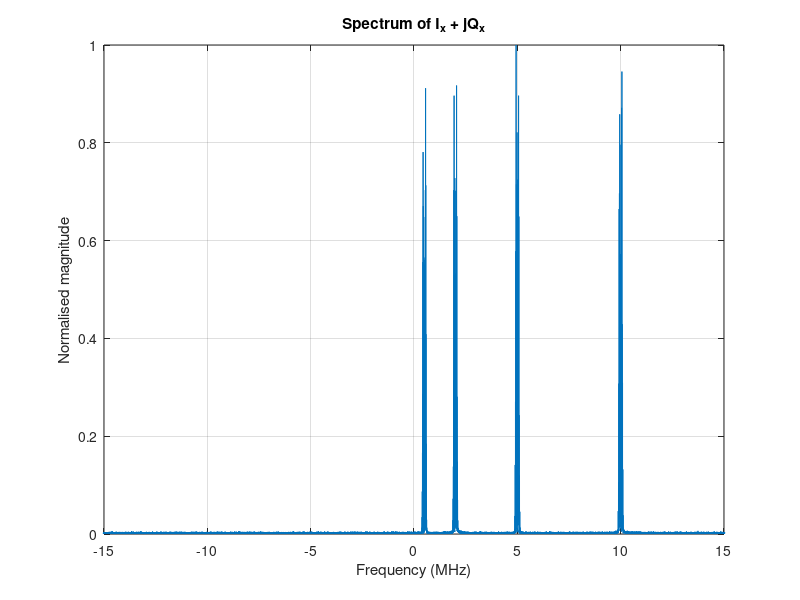
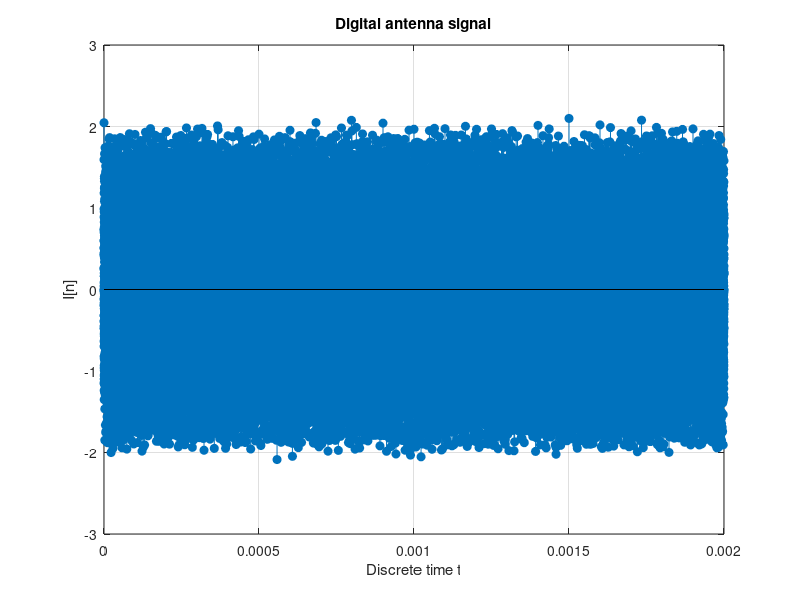
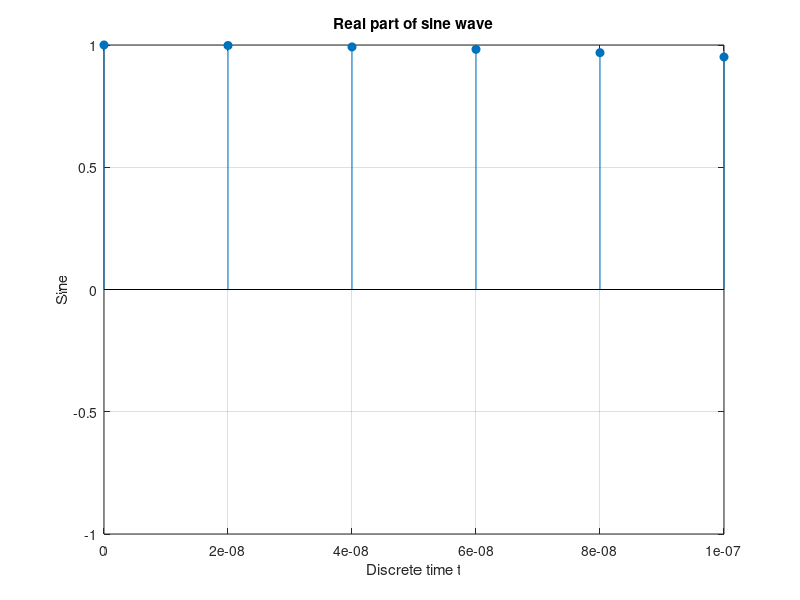
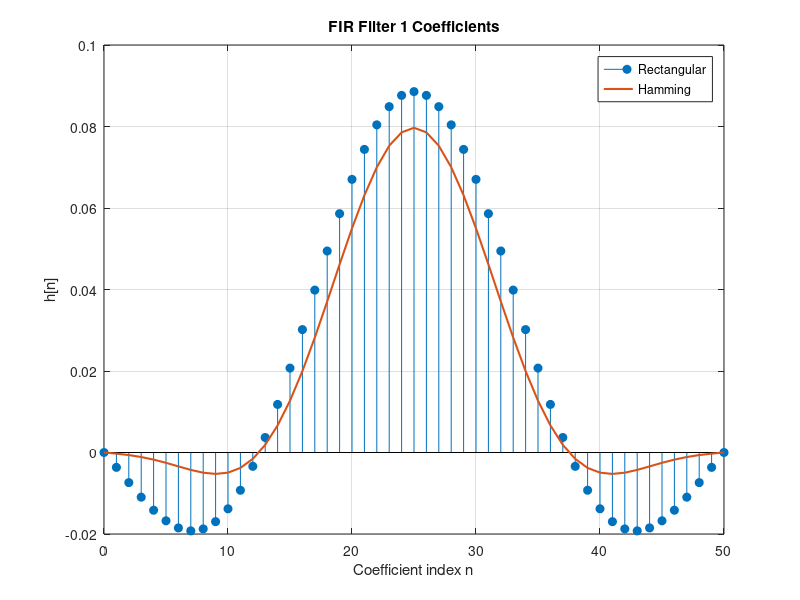

Source code (MATLAB) for these figures, in order:
clear;
clc;
close all;


fs = 50e6;                
T  = 2e-3;                 % Simulation duration
t  = 0:1/fs:T-1/fs;
f_LO = 97.75e6;

%% FM parameters

fc1 = 107.75e6;  % 10 MHz
fc2 = 98.25e6;   % 500 kHz
fc3 = 99.75e6;
fc4 = 102.75e6;

fm1 = 15000;
fm2 = 10000;
fm3 = 12000;
fm4 = 15000;

kf = 75000;                % Frequency sensitivity

m1 = cos(2*pi*fm1*t);      % First message signal
m2 = cos(2*pi*fm2*t);      % Second message signal
m3 = cos(2*pi*fm3*t);      % Third message signal
m4 = cos(2*pi*fm4*t);      % Fourth message signal


%% Numerical integral of message signal

messageIntegral1 = cumtrapz(t, m1);
messageIntegral2 = cumtrapz(t, m2);
messageIntegral3 = cumtrapz(t, m3);
messageIntegral4 = cumtrapz(t, m4);


%% FM signal

phase1 = 2*pi*fc1*t + 2*pi*kf*messageIntegral1;
phase2 = 2*pi*fc2*t + 2*pi*kf*messageIntegral2;
phase3 = 2*pi*fc3*t + 2*pi*kf*messageIntegral3;
phase4 = 2*pi*fc4*t + 2*pi*kf*messageIntegral4;


x = cos(phase1) + cos(phase2) + cos(phase3) + cos(phase4);

I_x = 0.5*cos(phase1-2*pi*f_LO*t) ...
    + 0.5*cos(phase2-2*pi*f_LO*t) ...
    + 0.5*cos(phase3-2*pi*f_LO*t) ...
    + 0.5*cos(phase4-2*pi*f_LO*t);

Q_x = 0.5*sin(phase1-2*pi*f_LO*t) ...
    + 0.5*sin(phase2-2*pi*f_LO*t) ...
    + 0.5*sin(phase3-2*pi*f_LO*t) ...
    + 0.5*sin(phase4-2*pi*f_LO*t);


%% Add white Gaussian noise to I and Q

SNR_dB = 20;

% Power of the complex IQ signal
IQ_clean = I_x + 1j*Q_x;
signal_power = mean(abs(IQ_clean).^2);

% Required total noise power
noise_power = signal_power / (10^(SNR_dB/10));

% Half the noise power goes into I and half into Q
noise_std = sqrt(noise_power/2);

I_noise = noise_std * randn(size(I_x));
Q_noise = noise_std * randn(size(Q_x));

% Noisy I/Q signals
I_x_noisy = I_x + I_noise;
Q_x_noisy = Q_x + Q_noise;


%% Combine noisy I and Q

IQ = I_x_noisy + 1j*Q_x_noisy;


%% FFT of IQ signal

Nfft = 65536;

IQ_fft = fftshift(fft(IQ, Nfft));

% Frequency axis
f = (-Nfft/2:Nfft/2-1)*(fs/Nfft);

% Magnitude spectrum
IQ_mag = abs(IQ_fft);
IQ_mag = IQ_mag / max(IQ_mag);


%% Plot IQ spectrum

figure;
plot(f/1e6, IQ_mag);
xlabel('Frequency (MHz)');
ylabel('Normalised magnitude');
title('Spectrum of I_x + jQ_x');
grid on;
xlim([-15 15]);


figure;
stem(t, I_x_noisy, "filled");
xlabel("Discrete time t");
ylabel("I[n]");
title("Digital antenna signal");
grid on;


%% Complex mixer

expfunc = exp(-1j*2*pi*(fc2-f_LO)*t);

y = IQ .* expfunc;


figure;
stem(t, real(expfunc), "filled");
xlabel("Discrete time t");
ylabel("Sine");
title("Real part of sine wave");
grid on;
xlim([0 1e-7]);


%% FIR low-pass filter 1
% Anti-aliasing filter before decimation

B = 2e6;                 % Cutoff frequency
M = 50;                 % Filter order
n = 0:M;                 % Coefficient indices

u = (2*B/fs) .* (n - M/2);

% Normalised sinc
sinc_u = ones(size(u));
nonzero = (u ~= 0);

sinc_u(nonzero) = ...
    sin(pi*u(nonzero)) ./ (pi*u(nonzero));

% Ideal low-pass impulse response
idealfilter = (2*B/fs) .* sinc_u;


%% Rectangular window

w_rect = ones(1, M+1);

h_rect = idealfilter .* w_rect;

% Normalise to unity DC gain
h_rect = h_rect / sum(h_rect);


%% Hamming window

w_hamming = 0.54 - 0.46*cos(2*pi*n/M);

h_hamming = idealfilter .* w_hamming;

% Normalise to unity DC gain
h_hamming = h_hamming / sum(h_hamming);


%% Compare FIR 1 coefficients

figure;

stem(n, h_rect, "filled");
hold on;

plot(n, h_hamming, "LineWidth", 1.5);

xlabel("Coefficient index n");
ylabel("h[n]");

title("FIR Filter 1 Coefficients");

legend("Rectangular", "Hamming");

grid on;


%% Compare frequency response of FIR filter 1

Nfft = 16384;

H_rect = fftshift(fft(h_rect, Nfft));
H_hamming = fftshift(fft(h_hamming, Nfft));

f = (-Nfft/2:Nfft/2-1) * (fs/Nfft);

Hmag_rect = abs(H_rect);
Hmag_rect = Hmag_rect / max(Hmag_rect);

Hmag_hamming = abs(H_hamming);
Hmag_hamming = Hmag_hamming / max(Hmag_hamming);


figure;

plot(f/1e3, Hmag_rect);
hold on;

plot(f/1e3, Hmag_hamming);

xlabel("Frequency (kHz)");
ylabel("|H(f)|");

title("FIR Filter 1: Rectangular vs Hamming");

legend("Rectangular", "Hamming");

grid on;

xlim([-5000 5000]);


%% Compare FIR 1 frequency response in dB

figure;

plot(f/1e3, 20*log10(Hmag_rect + 1e-12));
hold on;

plot(f/1e3, 20*log10(Hmag_hamming + 1e-12));

xlabel("Frequency (kHz)");
ylabel("Magnitude (dB)");

title("FIR Filter 1: Rectangular vs Hamming");

legend("Rectangular", "Hamming");

grid on;

xlim([-5000 5000]);
ylim([-100 5]);


%% Spectrum of signal after mixer

Nfft = 16384;

Y = fftshift(fft(y, Nfft));

f = (-Nfft/2:Nfft/2-1) * (fs/Nfft);

ymag = abs(Y);
ymag = ymag / max(ymag);

figure;

plot(f/1e3, ymag);

xlabel("Frequency (kHz)");
ylabel("|Y(f)|");

title("Frequency response of signal after mixer");

grid on;

xlim([-500 500]);


%% Message signal spectrum

Nfft = 16384;

MessageFFT = fftshift(fft(m1, Nfft));

f = (-Nfft/2:Nfft/2-1) * (fs/Nfft);

mmag = abs(MessageFFT);
mmag = mmag / max(mmag);

figure;

plot(f/1e3, mmag);

xlabel("Frequency (kHz)");
ylabel("|M(f)|");

title("Frequency response of message 1 signal");

grid on;

xlim([-500 500]);


%% Antenna signal spectrum

Nfft = 16384;

X = fftshift(fft(x, Nfft));

f = (-Nfft/2:Nfft/2-1) * (fs/Nfft);

xmag = abs(X);
xmag = xmag / max(xmag);

figure;

plot(f/1e6, xmag);

xlabel("Frequency (MHz)");
ylabel("|X(f)|");

title("Frequency response of antenna signal");

grid on;

xlim([-10 10]);


%% Filter mixed signal with both FIR filters

z_rect = conv(y, h_rect, 'same');

z_hamming = conv(y, h_hamming, 'same');


%% Decimate from 50 MS/s -> 5 MS/s

D = fs / 5e6;

z_rect_dec = z_rect(1:D:end);

z_hamming_dec = z_hamming(1:D:end);

fs_dec = fs/D;


%% Second FIR LPF: +/-100 kHz

B2 = 1e5;
M2 = 50;

n2 = 0:M2;

u1 = (2*B2/fs_dec) .* (n2 - M2/2);

sinc_u1 = ones(size(u1));

nonzero = (u1 ~= 0);

sinc_u1(nonzero) = ...
    sin(pi*u1(nonzero)) ./ (pi*u1(nonzero));

idealfilter1 = (2*B2/fs_dec) .* sinc_u1;


%% Rectangular window FIR 2

w1_rect = ones(1, M2+1);

h1_rect = idealfilter1 .* w1_rect;

h1_rect = h1_rect / sum(h1_rect);


%% Hamming window FIR 2

w1_hamming = 0.54 - 0.46*cos(2*pi*n2/M2);

h1_hamming = idealfilter1 .* w1_hamming;

h1_hamming = h1_hamming / sum(h1_hamming);


%% Compare frequency response of FIR filter 2

Nfft = 16384;

H1_rect = fftshift(fft(h1_rect, Nfft));

H1_hamming = fftshift(fft(h1_hamming, Nfft));

f = (-Nfft/2:Nfft/2-1) * (fs_dec/Nfft);


Hmag1_rect = abs(H1_rect);
Hmag1_rect = Hmag1_rect / max(Hmag1_rect);


Hmag1_hamming = abs(H1_hamming);
Hmag1_hamming = Hmag1_hamming / max(Hmag1_hamming);


figure;

plot(f/1e3, Hmag1_rect);
hold on;

plot(f/1e3, Hmag1_hamming);

xlabel("Frequency (kHz)");
ylabel("|H(f)|");

title("FIR Filter 2: Rectangular vs Hamming");

legend("Rectangular", "Hamming");

grid on;

xlim([-500 500]);


%% Compare FIR filter 2 in dB

figure;

plot(f/1e3, 20*log10(Hmag1_rect + 1e-12));
hold on;

plot(f/1e3, 20*log10(Hmag1_hamming + 1e-12));

xlabel("Frequency (kHz)");
ylabel("Magnitude (dB)");

title("FIR Filter 2: Rectangular vs Hamming");

legend("Rectangular", "Hamming");

grid on;

xlim([-500 500]);
ylim([-100 5]);


%% Apply second FIR

r_rect = conv(z_rect_dec, h1_rect, 'same');

r_hamming = conv(z_hamming_dec, h1_hamming, 'same');


%% FM demodulation: rectangular

phaseDifference_rect = angle( ...
    r_rect(2:end) .* conj(r_rect(1:end-1)) );

m_demod_rect = ...
    (fs_dec/(2*pi*kf)) .* phaseDifference_rect;


%% FM demodulation: Hamming

phaseDifference_hamming = angle( ...
    r_hamming(2:end) .* conj(r_hamming(1:end-1)) );

m_demod_hamming = ...
    (fs_dec/(2*pi*kf)) .* phaseDifference_hamming;


%% New time axis after decimation

t_dec = (0:length(r_rect)-1)/fs_dec;

t_demod = t_dec(2:end);


%% Original message at same sampling instants

m2_reference = cos(2*pi*fm2*t_demod);


%% Compare rectangular demodulation

figure;

plot(t_demod*1e3, m_demod_rect);
hold on;

plot(t_demod*1e3, m2_reference, '--');

xlabel("Time (ms)");
ylabel("Amplitude");

title("Rectangular Window: Original and Demodulated Message");

legend("Demodulated", "Original");

grid on;

xlim([0 0.5]);


%% Compare Hamming demodulation

figure;

plot(t_demod*1e3, m_demod_hamming);
hold on;

plot(t_demod*1e3, m2_reference, '--');

xlabel("Time (ms)");
ylabel("Amplitude");

title("Hamming Window: Original and Demodulated Message");

legend("Demodulated", "Original");

grid on;

xlim([0 0.5]);


%% Direct comparison of demodulated signals

figure;

plot(t_demod*1e3, m_demod_rect);
hold on;

plot(t_demod*1e3, m_demod_hamming);

plot(t_demod*1e3, m2_reference, '--');

xlabel("Time (ms)");
ylabel("Amplitude");

title("Rectangular vs Hamming FM Demodulation");

legend("Rectangular", "Hamming", "Original");

grid on;

xlim([0 0.5]);
